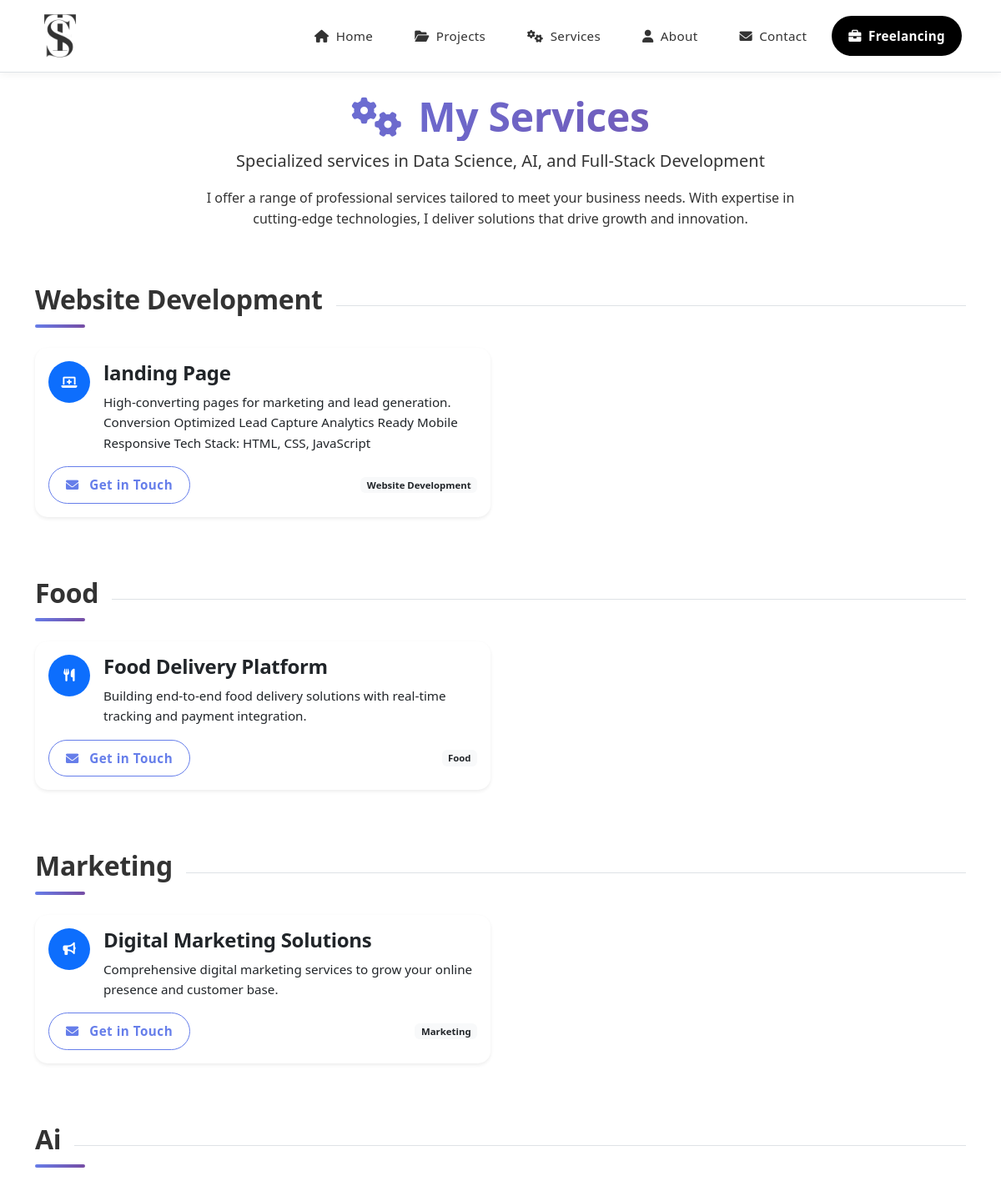
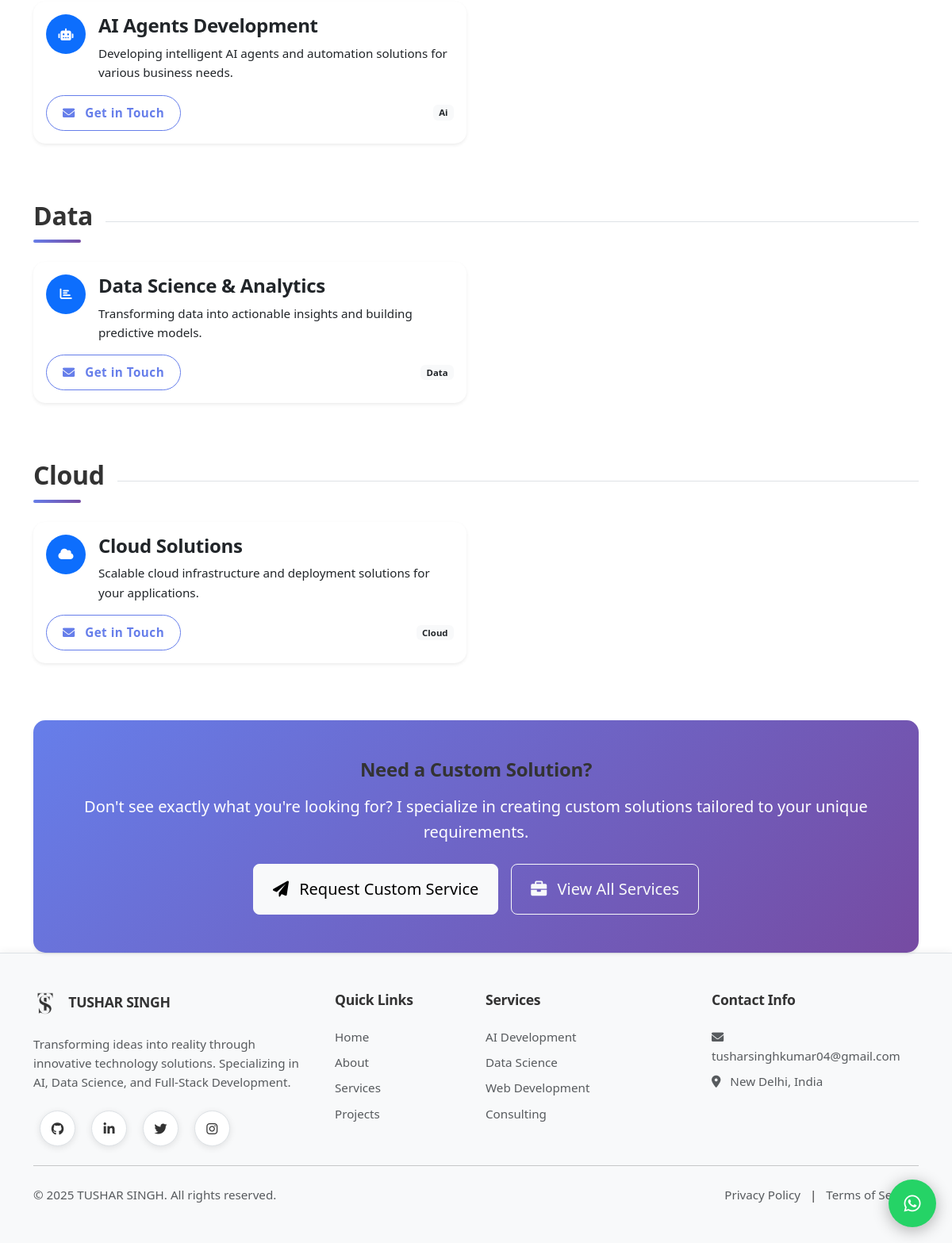
Page /services/ on the committed database (2 pictures, top to bottom).
### services/models.py (models this page shows, shortened)
class ServiceCategory(models.Model):
    name = models.CharField(max_length=100)
    description = models.TextField(blank=True)
    icon_class = models.CharField(max_length=50, help_text="Font Awesome icon class, e.g. 'fas fa-robot'")
    order = models.IntegerField()
    class Meta:
        verbose_name = "Service Category"
        verbose_name_plural = "Service Categories"
        ordering = ['order']

class Service(models.Model):
    name = models.CharField(max_length=100)
    description = models.TextField()
    category = models.ForeignKey(ServiceCategory, on_delete=models.CASCADE, related_name='services')
    icon_class = models.CharField(max_length=50, help_text="Font Awesome icon class, e.g. 'fas fa-robot'")
    is_active = models.BooleanField()
    order = models.IntegerField()
    created_at = models.DateTimeField(default=timezone.now)
    updated_at = models.DateTimeField(auto_now=True)
    class Meta:
        verbose_name = "Service"
        verbose_name_plural = "Services"
        ordering = ['order']

### services/views.py (the view, shortened to what this page needs)
# urls.py: path('', views.index, name='about'),
def index(request):
    services = Service.objects.all()  # type: ignore
    services_with_features = []
    for service in services:
        service_dict = {
            'id': service.id,
            'name': service.name,
            'description': service.description,
            'category': service.category.name.lower() if service.category else 'other',
            'icon_class': service.icon_class,
            'is_active': service.is_active,
            'order': service.order,
            'created_at': service.created_at,
            'updated_at': service.updated_at,
            'features': ServiceFeature.objects.filter(service=service)  # type: ignore
        }
        services_with_features.append(service_dict)
    categories = {}
    for service_dict in services_with_features:
        category = service_dict['category']
        if category not in categories:
            categories[category] = []
        categories[category].append(service_dict)
    context = {
        'services': services_with_features,
        'categories': categories,
    }
    return render(request, 'services/index.html', context)

### templates/services/index.html
{% extends 'base.html' %}
{% block content %}
<div class="container mt-4">
    <div class="text-center mb-5">
        <h1 class="display-5 fw-bold"><i class="fas fa-cogs me-2"></i> My Services</h1>
        <p class="lead">Specialized services in Data Science, AI, and Full-Stack Development</p>
        <div class="row justify-content-center">
            <div class="col-lg-8">
                <p class="fs-6">
                    I offer a range of professional services tailored to meet your business needs.
                    With expertise in cutting-edge technologies, I deliver solutions that drive growth and innovation.
                </p>
            </div>
        </div>
    </div>
    {% for category, category_services in categories.items %}
    <div class="row mb-5">
        <div class="col-12">
            <div class="d-flex align-items-center mb-4">
                <h2 class="mb-0 me-3">{{ category|title }}</h2>
                <div class="flex-grow-1 border-top"></div>
            </div>
        </div>
        {% for service in category_services %}
        <div class="col-md-6 mb-4">
            <div class="card h-100 border-0 shadow-sm hover-lift">
                <div class="card-body">
                    <div class="d-flex align-items-start">
                        <div class="rounded-circle bg-primary text-white d-flex align-items-center justify-content-center me-3" style="width: 50px; height: 50px; flex-shrink: 0;">
                            <i class="{{ service.icon_class }}"></i>
                        </div>
                        <div>
                            <h3 class="card-title mb-2">{{ service.name }}</h3>
                            <p class="card-text">{{ service.description }}</p>
                        </div>
                    </div>
                    <div class="d-flex justify-content-between align-items-center mt-3">
                        <a href="{% url 'contact' %}" class="btn btn-outline-primary">
                            <i class="fas fa-envelope me-2"></i> Get in Touch
                        </a>
                        <span class="badge bg-light text-dark">{{ service.category|title }}</span>
                    </div>
                </div>
            </div>
        </div>
        {% endfor %}
    </div>
    {% endfor %}
    <div class="row mt-5">
        <div class="col-12">
            <div class="card border-0 shadow-sm bg-gradient-primary text-white">
                <div class="card-body p-5 text-center">
                    <h3 class="mb-3">Need a Custom Solution?</h3>
                    <p class="mb-4 lead">
                        Don't see exactly what you're looking for? I specialize in creating custom solutions
                        tailored to your unique requirements.
                    </p>
                    <div class="d-flex flex-wrap justify-content-center gap-3">
                        <a href="{% url 'contact' %}" class="btn btn-light btn-lg px-4 py-3">
                            <i class="fas fa-paper-plane me-2"></i> Request Custom Service
                        </a>
                        <a href="{% url 'freelancing' %}" class="btn btn-outline-light btn-lg px-4 py-3">
                            <i class="fas fa-briefcase me-2"></i> View All Services
                        </a>
                    </div>
                </div>
            </div>
        </div>
    </div>
</div>
{% endblock %}

### rows in the picture
ServiceCategory: name "Website Development", name "landing Page", description "High-converting pages for marketing and lead generation. Conversion Optimized Lead Capture Analytics Ready Mobile Responsive Tech Stack: HTML, CSS, JavaScript", category "Website Development"
ServiceCategory: name "Food", name "Food Delivery Platform", description "Building end-to-end food delivery solutions with real-time tracking and payment integration.", category "Food"
ServiceCategory: name "Marketing", name "Digital Marketing Solutions", description "Comprehensive digital marketing services to grow your online presence and customer base.", category "Marketing"
Service: name "AI Agents Development", description "Developing intelligent AI agents and automation solutions for various business needs."
ServiceCategory: name "Data", name "Data Science & Analytics", description "Transforming data into actionable insights and building predictive models.", category "Data"
ServiceCategory: name "Cloud", name "Cloud Solutions", description "Scalable cloud infrastructure and deployment solutions for your applications.", category "Cloud"

### other values in the picture
{{ category|title }} "Ai"
{{ service.category|title }} "Ai"
